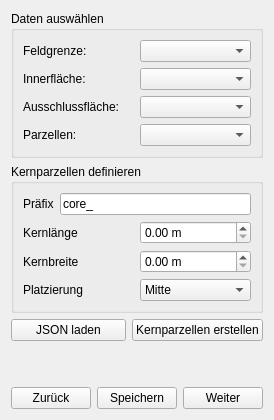
             <widget class="QWidget" name="scrollAreaWidgetContents_tab_4">
              <layout class="QVBoxLayout" name="verticalLayout_tab_4_inner">
               <item>
                <widget class="QGroupBox" name="groupBox_data_t4">
                 <property name="title">
                  <string>Daten auswählen</string>
                 </property>
                 <layout class="QVBoxLayout" name="verticalLayout_data_t4">
                  <item>
                   <layout class="QHBoxLayout" name="horizontalLayout_feld_t4">
                    <item>
                     <widget class="QLabel" name="label_feld_t4">
                      <property name="text">
                       <string>Feldgrenze:</string>
                      </property>
                     </widget>
                    </item>
                    <item>
                     <widget class="QgsMapLayerComboBox" name="cmb_feldgrenze_t4">
                      <property name="currentIndex">
                       <number>-1</number>
                      </property>
                      <property name="allowEmptyLayer" stdset="0">
                       <bool>true</bool>
                      </property>
                     </widget>
                    </item>
                   </layout>
                  </item>
                  <item>
                   <layout class="QHBoxLayout" name="horizontalLayout_inner_t4">
                    <item>
                     <widget class="QLabel" name="label_inner_t4">
                      <property name="text">
                       <string>Innerfläche:</string>
                      </property>
                     </widget>
                    </item>
                    <item>
                     <widget class="QgsMapLayerComboBox" name="cmb_inner_t4">
                      <property name="currentIndex">
                       <number>-1</number>
                      </property>
                      <property name="allowEmptyLayer" stdset="0">
                       <bool>true</bool>
                      </property>
                     </widget>
                    </item>
                   </layout>
                  </item>
                  <item>
                   <layout class="QHBoxLayout" name="horizontalLayout_af_t4">
                    <item>
                     <widget class="QLabel" name="label_af_t4">
                      <property name="text">
                       <string>Ausschlussfläche:</string>
                      </property>
                     </widget>
                    </item>
                    <item>
                     <widget class="QgsMapLayerComboBox" name="cmb_af_t4">
                      <property name="currentIndex">
                       <number>-1</number>
                      </property>
                      <property name="allowEmptyLayer" stdset="0">
                       <bool>true</bool>
                      </property>
                     </widget>
                    </item>
                   </layout>
                  </item>
                  <item>
                   <layout class="QHBoxLayout" name="horizontalLayout_plots_t4">
                    <item>
                     <widget class="QLabel" name="label_plots_t4">
                      <property name="text">
                       <string>Parzellen:</string>
                      </property>
                     </widget>
                    </item>
                    <item>
                     <widget class="QgsMapLayerComboBox" name="cmb_plots_t4">
                      <property name="currentIndex">
                       <number>-1</number>
                      </property>
                      <property name="allowEmptyLayer" stdset="0">
                       <bool>true</bool>
                      </property>
                     </widget>
                    </item>
                   </layout>
                  </item>
                 </layout>
                </widget>
               </item>
               <item>
                <widget class="QGroupBox" name="groupBox_core_t4">
                 <property name="title">
                  <string>Kernparzellen definieren</string>
                 </property>
                 <layout class="QVBoxLayout" name="verticalLayout_core_t4">
                  <item>
                   <layout class="QHBoxLayout" name="horizontalLayout_prefix_t4">
                    <item>
                     <widget class="QLabel" name="label_prefix_t4">
                      <property name="text">
                       <string>Präfix</string>
                      </property>
                     </widget>
                    </item>
                    <item>
                     <widget class="QLineEdit" name="txt_prefix_t4">
                      <property name="text">
                       <string>core_</string>
                      </property>
                     </widget>
                    </item>
                   </layout>
                  </item>
                  <item>
                   <layout class="QHBoxLayout" name="horizontalLayout_core_length_t4">
                    <item>
                     <widget class="QLabel" name="label_core_length_t4">
                      <property name="text">
                       <string>Kernlänge</string>
                      </property>
                     </widget>
                    </item>
                    <item>
                     <widget class="QDoubleSpinBox" name="num_core_length_t4">
                      <property name="value">
                       <double>0.000000000000000</double>
                      </property>
                      <property name="maximum">
                       <double>99999.000000000000000</double>
                      </property>
                      <property name="suffix">
                       <string> m</string>
                      </property>
                     </widget>
                    </item>
                   </layout>
                  </item>
                  <item>
                   <layout class="QHBoxLayout" name="horizontalLayout_core_width_t4">
                    <item>
                     <widget class="QLabel" name="label_core_width_t4">
                      <property name="text">
                       <string>Kernbreite</string>
                      </property>
                     </widget>
                    </item>
                    <item>
                     <widget class="QDoubleSpinBox" name="num_core_width_t4">
                      <property name="value">
                       <double>0.000000000000000</double>
                      </property>
                      <property name="maximum">
                       <double>99999.000000000000000</double>
                      </property>
                      <property name="suffix">
                       <string> m</string>
                      </property>
                     </widget>
                    </item>
                   </layout>
                  </item>
                  <item>
                   <layout class="QHBoxLayout" name="horizontalLayout_placement_t4">
                    <item>
                     <widget class="QLabel" name="label_placement_t4">
                      <property name="text">
                       <string>Platzierung</string>
                      </property>
                     </widget>
                    </item>
                    <item>
                     <widget class="QComboBox" name="cmb_placement_t4">
                      <item>
                       <property name="text">
                        <string>Mitte</string>
                       </property>
                      </item>
                      <item>
                       <property name="text">
                        <string>Unten (A)</string>
                       </property>
                      </item>
                      <item>
                       <property name="text">
                        <string>Oben (B)</string>
                       </property>
                      </item>
                     </widget>
                    </item>
                   </layout>
                  </item>
                 </layout>
                </widget>
               </item>
               <item>
                <layout class="QHBoxLayout" name="horizontalLayout_create_core_t4">
                 <item>
                  <widget class="QPushButton" name="btn_load_json_t4">
                   <property name="text">
                    <string>JSON laden</string>
                   </property>
                  </widget>
                 </item>
                 <item>
                  <widget class="QPushButton" name="btn_create_core_t4">
                   <property name="text">
                    <string>Kernparzellen erstellen</string>
                   </property>
                  </widget>
                 </item>
                </layout>
               </item>
               <item>
                <spacer name="verticalSpacer_t4">
                 <property name="orientation">
                  <enum>Qt::Vertical</enum>
                 </property>
                 <property name="sizeHint" stdset="0">
                  <size>
                   <width>20</width>
                   <height>40</height>
                  </size>
                 </property>
                </spacer>
               </item>
               <item>
                <layout class="QHBoxLayout" name="horizontalLayout_buttons_t4">
                 <item>
                  <widget class="QPushButton" name="btn_back_t4">
                   <property name="text">
                    <string>Zurück</string>
                   </property>
                  </widget>
                 </item>
                 <item>
                  <widget class="QPushButton" name="btn_save_t4">
                   <property name="text">
                    <string>Speichern</string>
                   </property>
                  </widget>
                 </item>
                 <item>
                  <widget class="QPushButton" name="btn_next_t4">
                   <property name="text">
                    <string>Weiter</string>
                   </property>
                  </widget>
                 </item>
                </layout>
               </item>
              </layout>
             </widget>
